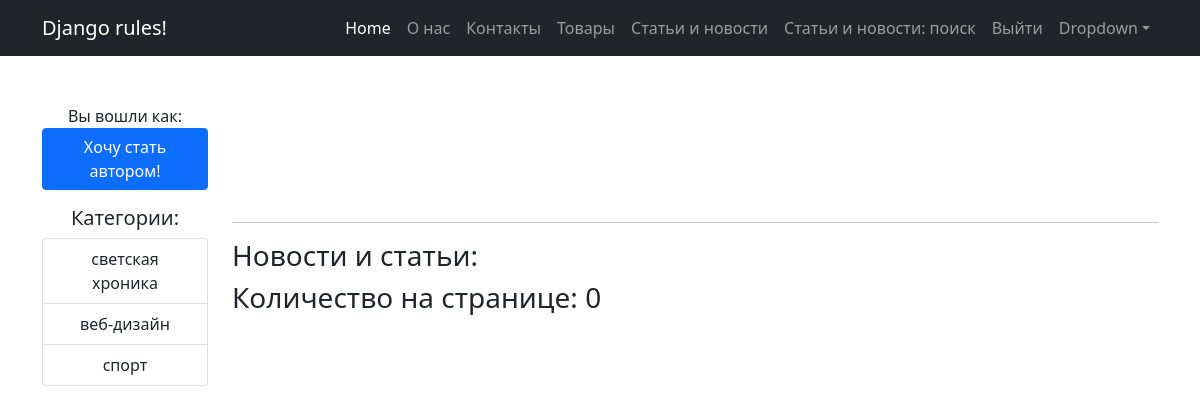
The page /category/7/ on the database as committed earlier.
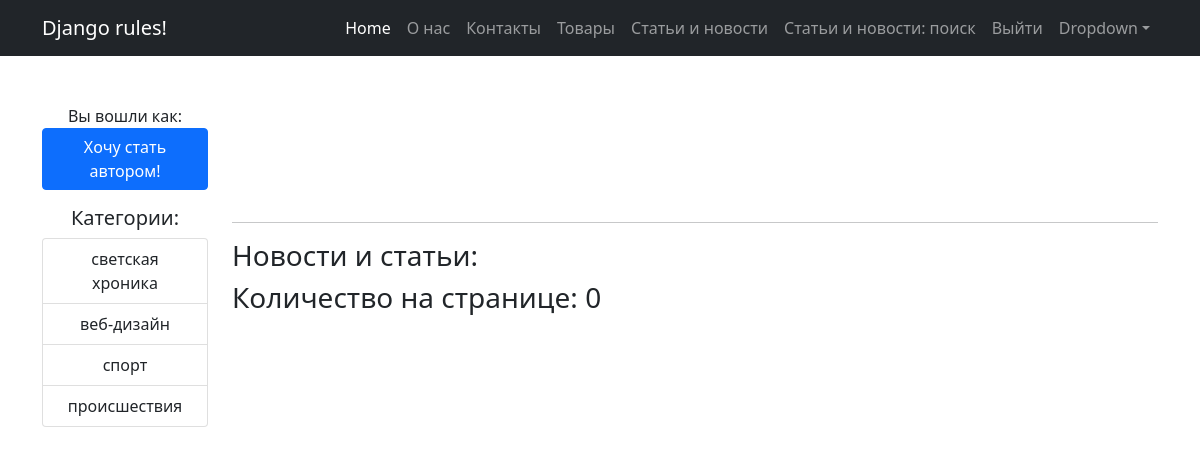
The same page on the database as committed later.
### news/models.py (models this page shows, shortened)
class Category(m.Model):
    name = m.CharField(max_length=30, unique=True)
    user = m.ManyToManyField(User, through='UserCategory')

### news/views.py (the view)
# urls.py: path('category/<int:pk>/', NewsByCategory.as_view(), name='news_by_cat'),
class NewsByCategory(ListView):
    model = Post
    template_name = 'news/news.html'
    context_object_name = 'news'
    paginate_by = 3
    def get_queryset(self, **kwargs):
        qs = super().get_queryset(**kwargs)
        return qs.filter(categories=self.kwargs.get('pk'))
    def get_context_data(self, **kwargs):
        news = Post.objects.filter(categories=self.kwargs.get('pk'))
        self.queryset = news
        context = super().get_context_data(**kwargs)
        context['is_not_author'] = not self.request.user.groups.filter(name = 'authors').exists()
        context['categories'] = Category.objects.all()
        return context

### news/templates/news/news.html (shortened to what this page needs)
{% extends 'flatpages/default.html' %}
{% load custom_filters %}
{% block content %}
    <hr>
    <h3>Новости и статьи:</h3>
    <h3>Количество на странице: {{ news|length }}
    </h3>
{% endblock content %}

### templates/flatpages/default.html (shortened to what this page needs)
{% load static %}
<!DOCTYPE html>
<html lang="en">
    <head>
        <link href="{% static 'css/styles.css' %}" rel="stylesheet">
    </head>
    <body>
        <nav class="navbar navbar-expand-lg navbar-dark bg-dark">
            <div class="container">
                <a class="navbar-brand" href="#">Django rules!</a>
                <div class="collapse navbar-collapse" id="navbarSupportedContent">
                    <ul class="navbar-nav ms-auto mb-2 mb-lg-0">
                        <li class="nav-item"><a class="nav-link active" aria-current="page" href="#">Home</a></li>
                        <li class="nav-item"><a class="nav-link" href="/pages/about/">О нас</a></li>
                        <li class="nav-item"><a class="nav-link" href="/pages/contact/">Контакты</a></li>
                        <li class="nav-item"><a class="nav-link" href="/products/">Товары</a></li>
                        <li class="nav-item"><a class="nav-link" href="/news/">Статьи и новости</a></li>
                        <li class="nav-item"><a class="nav-link" href="/news/search">Статьи и новости: поиск</a></li>
                        <li class="nav-item"><a class="nav-link" href="/accounts/logout">Выйти</a></li>
                        <li class="nav-item dropdown">
                            <a class="nav-link dropdown-toggle" id="navbarDropdown" href="#" role="button" data-bs-toggle="dropdown" aria-expanded="false">Dropdown</a>
                        </li>
                    </ul>
                </div>
            </div>
        </nav>
        <div class="container">
            <div class="text-center mt-5">
                <div class="row">
                    <div class="col-lg-2">
                       <p>Вы вошли как: <b>{{ request.user.username }}</b>
                            {% if is_not_author %}
                            <a href="upgrade/" class="btn btn-primary"> Хочу стать автором!</a>
                            {% endif %}
                        </p>
                    </div>
                </div>
                <div class="row">
                    <div class="col-lg-2">
                        <h5>Категории:</h5>
                        <div class="list-group">
                            {% for cat in categories %}
                            <a href="/category/{{ cat.pk }}" class="list-group-item list-group-item-action" aria-current="true">
                                {{ cat.name }}
                            </a>
                            {% endfor %}
                        </div>
                    </div>
                    <div class="col-lg-10 text-start">
                     {% block content %}{% endblock content %}
                    </div>
                </div>
            </div>
        </div>
    </body>
</html>

Rows that differ between the two databases and show on the page:
added Category: name "происшествия"
